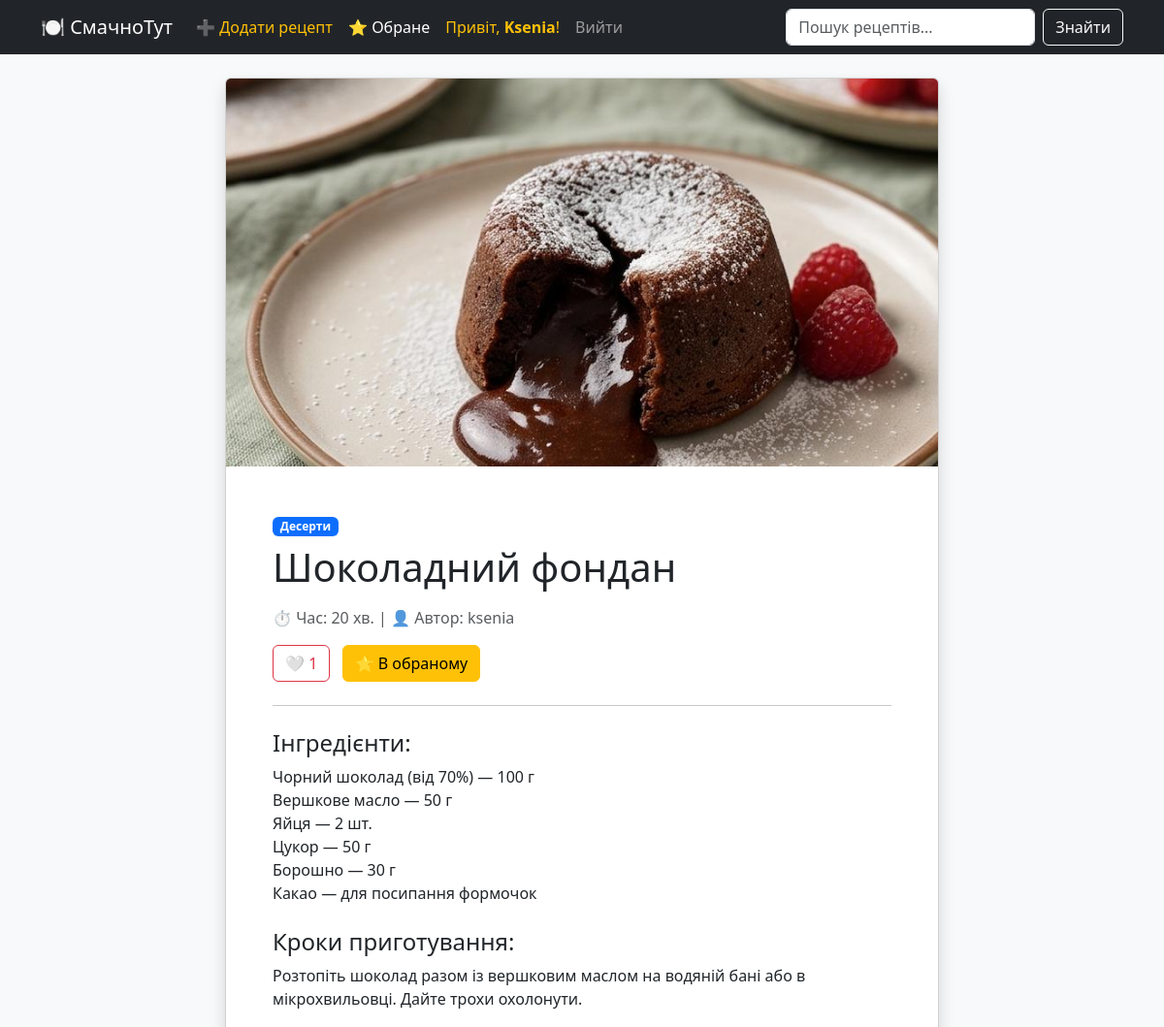
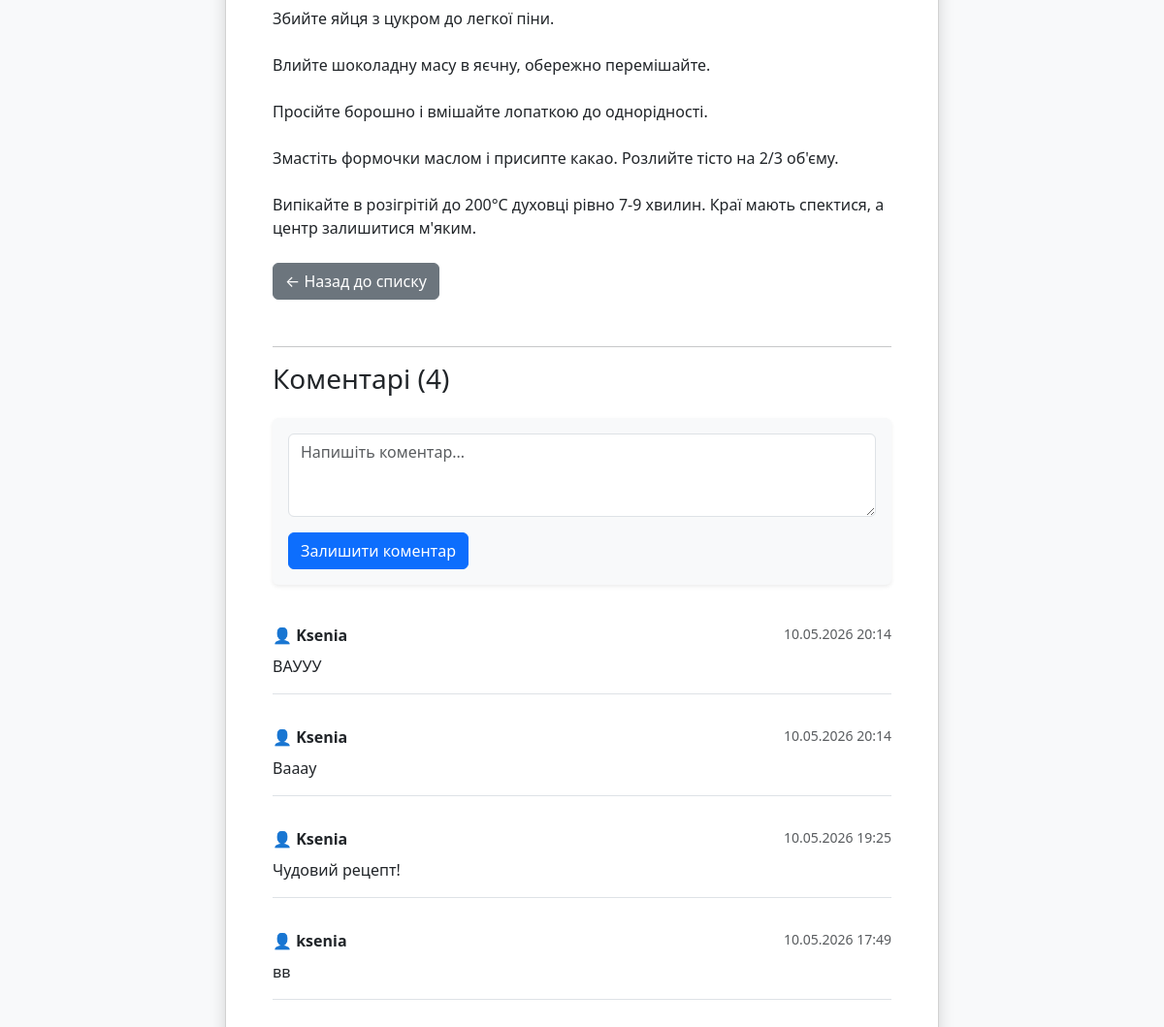
Page /recipe/5/ (signed in) on the committed database (2 pictures, top to bottom).
### recipes/models.py (models this page shows, shortened)
class Recipe(models.Model):
    title = models.CharField(max_length=200, verbose_name="Назва рецепта")
    ingredients = models.TextField(verbose_name="Інгредієнти",
                                   help_text="Вкажіть інгредієнти та їхню кількість (кожен з нового рядка)")
    description = models.TextField(verbose_name="Кроки приготування")
    cooking_time = models.PositiveIntegerField(help_text="Час приготування у хвилинах")
    image = models.ImageField(upload_to='recipes/images/', verbose_name="Фото страви")
    category = models.ForeignKey(Category, on_delete=models.CASCADE, related_name='recipes')
    author = models.ForeignKey(User, on_delete=models.CASCADE, related_name='recipes')
    likes = models.ManyToManyField(User, related_name='liked_recipes', blank=True)
    favorites = models.ManyToManyField(User, related_name='favorite_recipes', blank=True)
    created_at = models.DateTimeField(auto_now_add=True)

class Category(models.Model):
    name = models.CharField(max_length=100, unique=True, verbose_name="Назва категорії")
    class Meta:
        verbose_name_plural = "Categories" # Ось це виправить граматику в адмінці

class Comment(models.Model):
    recipe = models.ForeignKey(Recipe, on_delete=models.CASCADE, related_name='comments')
    author = models.ForeignKey(User, on_delete=models.CASCADE)
    text = models.TextField(verbose_name="Текст коментаря")
    is_approved = models.BooleanField(default=False)
    created_at = models.DateTimeField(auto_now_add=True)

### recipes/views.py (the view)
# urls.py: path('recipe/<int:pk>/', views.recipe_detail, name='recipe_detail'),
def recipe_detail(request, pk):
    recipe = get_object_or_404(Recipe, pk=pk)
    comments = recipe.comments.filter(is_approved=True).order_by('-created_at')
    if request.method == 'POST':
        if not request.user.is_authenticated:
            return redirect('login')
        form = CommentForm(request.POST)
        if form.is_valid():
            comment = form.save(commit=False)
            comment.recipe = recipe
            comment.author = request.user
            comment.is_approved = False
            comment.save()
            moderate_comment_task.delay(comment.id)
            return redirect('recipes:recipe_detail', pk=pk)
    else:
        form = CommentForm()
    return render(request, 'recipes/recipe_detail.html', {
        'recipe': recipe,
        'comments': comments,
        'form': form
    })

### recipes/forms.py
class CommentForm(forms.ModelForm):
    class Meta:
        model = Comment
        fields = ['text']
        widgets = {
            'text': forms.Textarea(attrs={'class': 'form-control', 'rows': 3, 'placeholder': 'Напишіть коментар...'}),
        }

### recipes/templates/recipes/recipe_detail.html (shortened to what this page needs)
{% extends 'recipes/base.html' %}
{% block content %}
<div class="row justify-content-center">
    <div class="col-md-8">
        <div class="card shadow">
            {% if recipe.image %}
                <img src="{{ recipe.image.url }}" class="card-img-top" alt="{{ recipe.title }}" style="max-height: 400px; object-fit: cover;">
            {% endif %}
            <div class="card-body p-5">
                <span class="badge bg-primary mb-2">{{ recipe.category.name }}</span>
                <h1 class="card-title mb-3">{{ recipe.title }}</h1>
                <p class="text-muted">⏱️ Час: {{ recipe.cooking_time }} хв. | 👤 Автор: {{ recipe.author.username }}</p>
                <div class="mb-4">
                    {% if user.is_authenticated %}
                        <form action="{% url 'recipes:like_recipe' recipe.id %}" method="POST" class="d-inline">
                            {% if user in recipe.likes.all %}
                                <button type="submit" class="btn btn-danger">❤️ {{ recipe.likes.count }}</button>
                            {% else %}
                                <button type="submit" class="btn btn-outline-danger">🤍 {{ recipe.likes.count }}</button>
                            {% endif %}
                        </form>
                        <form action="{% url 'recipes:favorite_recipe' recipe.id %}" method="POST" class="d-inline ms-2">
                            {% if user in recipe.favorites.all %}
                                <button type="submit" class="btn btn-warning">⭐ В обраному</button>
                            {% else %}
                                <button type="submit" class="btn btn-outline-warning">☆ Зберегти</button>
                            {% endif %}
                        </form>
                    {% else %}
                        <p class="text-danger small"><em>Увійдіть на сайт, щоб ставити лайки та зберігати рецепти.</em></p>
                        <span class="btn btn-outline-secondary disabled">❤️ {{ recipe.likes.count }}</span>
                    {% endif %}
                </div>
                <hr>
                <h4 class="mt-4">Інгредієнти:</h4>
                <p>{{ recipe.ingredients|linebreaksbr }}</p>
                <h4 class="mt-4">Кроки приготування:</h4>
                <p>{{ recipe.description|linebreaksbr }}</p>
                <div class="mt-4">
                    <a href="{% url 'recipes:recipe_list' %}" class="btn btn-secondary">&larr; Назад до списку</a>
                    <hr class="mt-5">
                <h3 class="mb-4">Коментарі ({{ comments.count }})</h3>
                {% if user.is_authenticated %}
                    <div class="card mb-4 shadow-sm border-0 bg-light">
                        <div class="card-body">
                            <form method="POST">
                                {{ form.text }}
                                <button type="submit" class="btn btn-primary mt-3">Залишити коментар</button>
                            </form>
                        </div>
                    </div>
                {% else %}
                    <div class="alert alert-warning">
                        <a href="{% url 'login' %}">Увійдіть</a>, щоб залишити коментар.
                    </div>
                {% endif %}
                {% for comment in comments %}
                    <div class="card mb-3 border-0 border-bottom rounded-0">
                        <div class="card-body px-0">
                            <div class="d-flex justify-content-between">
                                <strong>👤 {{ comment.author.username }}</strong>
                                <small class="text-muted">{{ comment.created_at|date:"d.m.Y H:i" }}</small>
                            </div>
                            <p class="mt-2 mb-0">{{ comment.text }}</p>
                        </div>
                    </div>
                {% empty %}
                    <p class="text-muted">Ще немає коментарів. Будьте першим!</p>
                {% endfor %}
                </div>
            </div>
        </div>
    </div>
</div>
{% endblock content %}

### recipes/templates/recipes/base.html (shortened to what this page needs)
<!DOCTYPE html>
<html lang="uk">
<head>
    <link href="https://cdn.jsdelivr.net/npm/bootstrap@5.3.0/dist/css/bootstrap.min.css" rel="stylesheet">
</head>
<body>
<nav class="navbar navbar-expand-lg navbar-dark bg-dark mb-4">
    <div class="container">
        <a class="navbar-brand" href="{% url 'recipes:recipe_list' %}">🍽️ СмачноТут</a>
        <div class="collapse navbar-collapse" id="navbarNav">
            <ul class="navbar-nav me-auto">
                {% if user.is_authenticated %}
                <li class="nav-item">
    <a class="nav-link text-warning" href="{% url 'recipes:recipe_create' %}">➕ Додати рецепт</a>
</li>
                    <li class="nav-item">
                        <a class="nav-link text-white" href="{% url 'recipes:favorites_list' %}">⭐ Обране</a>
                    </li>
                    <li class="nav-item">
                        <span class="nav-link text-warning">Привіт, <strong>{{ user.username }}</strong>!</span>
                    </li>
                    <li class="nav-item">
                        <form method="POST" action="{% url 'logout' %}" class="d-inline">
                            <button type="submit" class="btn btn-link nav-link">Вийти</button>
                        </form>
                    </li>
                {% endif %}
            </ul>
            <form class="d-flex" action="{% url 'recipes:recipe_list' %}" method="GET">
                <input class="form-control me-2" type="search" placeholder="Пошук рецептів..." name="q" value="{{ request.GET.q }}">
                <button class="btn btn-outline-light" type="submit">Знайти</button>
            </form>
        </div>
    </div>
</nav>
<div class="container">
    {% block content %}
    {% endblock content %}
</div>
</body>
</html>

### recipes/templates/recipes/base.html (style rules this page uses)
body { background-color: #f8f9fa; }

### rows in the picture
Recipe: image (picture), category.name "Десерти", title "Шоколадний фондан", cooking_time "20", author.username "ksenia", likes.count "1", ingredients "Чорний шоколад (від 70%) — 100 г Вершкове масло — 50 г Яйця — 2 шт. Цукор — 50 г Борошно — 30 г Какао — для посипання формочок", description "Розтопіть шоколад разом із вершковим маслом на водяній бані або в мікрохвильовці. Дайте трохи охолонути. Збийте яйця з цукром до легкої піни. Влийте шоколадну масу в яєчну, обережно перемішайте. Просійте борошно і вмішайте лопаткою до однорідності. Змастіть формочки маслом і присипте какао. Розлийте тісто на 2/3 об'єму. Випікайте в розігрітій до 200°C духовці рівно 7-9 хвилин. Краї мають спектися, а центр залишитися м'яким."
Comment: author.username "Ksenia", created_at "10.05.2026 20:14", text "ВАУУУ"
Comment: author.username "Ksenia", created_at "10.05.2026 20:14", text "Вааау"
Comment: author.username "Ksenia", created_at "10.05.2026 19:25", text "Чудовий рецепт!"
Comment: author.username "ksenia", created_at "10.05.2026 17:49", text "вв"

### other values in the picture
{{ user.username }} "Ksenia"
{{ comments.count }} "4"
